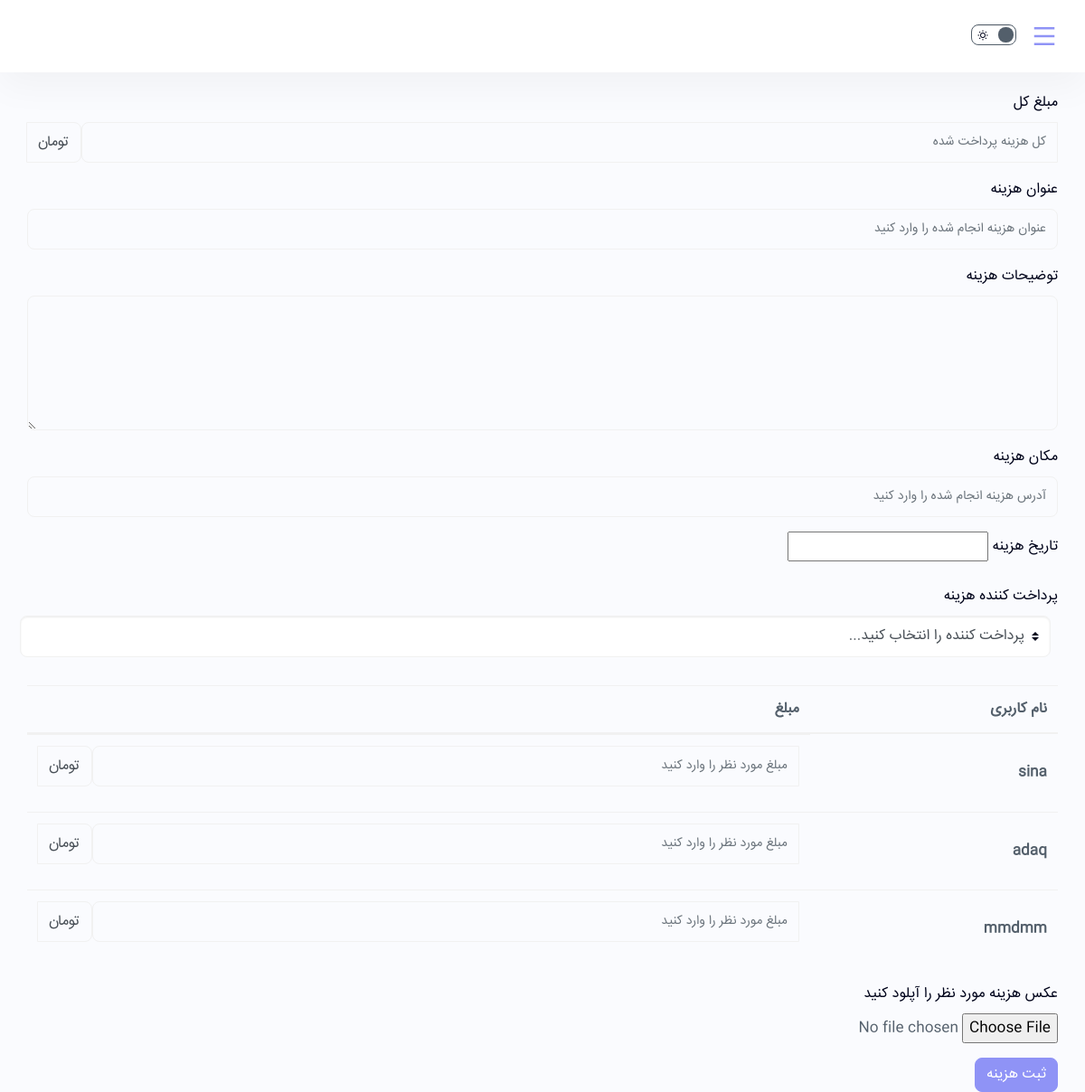
Screenshot of /add-expense/E0YILCLKJO/2/ (signed in) with the database file from the repository.
### DongLand/models.py (models this page shows)
class User(AbstractUser):
    phone_number = models.CharField(max_length=100)
    address = models.CharField(max_length=200)

### DongLand/views.py (the view, shortened to what this page needs)
# urls.py: path('add-expense/<token>/<type_of_calculate>/', views.add_expense, name='add_expense'),
@login_required(login_url='login_page')
def add_expense(request, token, type_of_calculate):
    current_user = request.user
    group = Bunch.objects.get(token_str=token)
    group_users = list(group.users.all())
    has_access = False
    for user in group_users:
        if current_user.username == user.username:
            has_access = True
            break
    if not has_access:
        return render(request, "bad_access.html")
    if request.method == "GET":
        bunch_of_user = list(Bunch.objects.filter(token_str=token))
        users = list(bunch_of_user[0].users.all())
        return render(request, "add_expense.html", {"users": users, "type_of_calculate": type_of_calculate})

### templates/add_expense.html (shortened to what this page needs)
{% extends "user_base.html" %}
{% load static %}
{% block header %}
    <link href="https://unpkg.com/gijgo@1.9.13/css/gijgo.min.css" rel="stylesheet" type="text/css"/>
{% endblock %}
{% block content %}
    {% if users|length > 1 %}
        <form method="POST" action="." enctype="multipart/form-data">
            <div class=" form-group">
                <label for="totalAmount">مبلغ کل</label>
                <div class="input-group mb-3">
                    <input type="number" step="100" class="form-control" placeholder="کل هزینه پرداخت شده"
                           aria-label="Recipient's username" aria-describedby="basic-addon2" name="totalAmount"
                           id="totalAmount" required>
                    <div class="input-group-append">
                        <span class="input-group-text" id="basic-addon2">تومان</span>
                    </div>
                </div>
            </div>
            <div class="form-group">
                <label for="subjectInput">عنوان هزینه</label>
                <input type="text" class="form-control" id="subjectInput" aria-describedby="emailHelp"
                       placeholder="عنوان هزینه انجام شده را وارد کنید" name="subject" required>
            </div>
            <div class="form-group">
                <label for="descriptionInput">توضیحات هزینه</label>
                <textarea class="form-control" id="descriptionInput" rows="3" name="description"></textarea>
            </div>
            <div class="form-group">
                <label for="locationInput">مکان هزینه</label>
                <input type="text" class="form-control" id="locationInput" aria-describedby="emailHelp"
                       placeholder="آدرس هزینه انجام شده را وارد کنید" name="location">
            </div>
            <div class="form-group">
                <label for="datepicker">تاریخ هزینه</label>
                <input id="datepicker" width="276" name="date"/>
            </div>
            <label class="my-1 mr-2" for="selectPayer">پرداخت کننده هزینه</label>
            <select class="custom-select my-1 mr-sm-2" id="selectPayer" name="payer" required>
                <option selected>پرداخت کننده را انتخاب کنید...</option>
            </select>
            <br>
            <br>
            {% if type_of_calculate != "1" %}
                <table class="table table-striped">
                    <thead>
                    <tr>
                        <th scope="col">نام کاربری</th>
                        <th scope="col">{% if type_of_calculate == "2" %}
                            مبلغ
                        {% else %}
                            درصد
                        {% endif %}</th>
                    </tr>
                    </thead>
                    <tbody>
                    {% for user in users %}
                        <tr>
                            <th scope="row">{{ user.username }}</th>
                            <td class="input-group mb-3">
                                <input type="number" class="form-control"
                                       placeholder="{% if type_of_calculate == "2" %}مبلغ مورد نظر را وارد کنید{% else %}درصد مورد نظر را وارد کنید{% endif %}"
                                       aria-label="Recipient's username" aria-describedby="basic-addon2"
                                       name="{{ user.username }}">
                                <div class="input-group-append">
                                        <span class="input-group-text"
                                              id="basic-addon2">{% if type_of_calculate == "2" %}
                                            تومان
                                        {% else %}
                                            %
                                        {% endif %}</span>
                                </div>
                            </td>
                        </tr>
                    {% endfor %}
                    </tbody>
                </table>
            {% endif %}
            <div class="form-group">
                <label for="exampleFormControlFile1">عکس هزینه مورد نظر را آپلود کنید</label>
                <input type="file" class="form-control-file" id="exampleFormControlFile1" name="expenseImage">
            </div>
            <button type="submit" class="btn btn-primary">ثبت هزینه</button>
        </form>
    {% else %}
        <h4>هیچ کسی جز شما در گروه حضور ندارد</h4>
    {% endif %}
{% endblock %}

### rows the page displays
User: username "sina"
User: username "adaq"
User: username "mmdmm"
